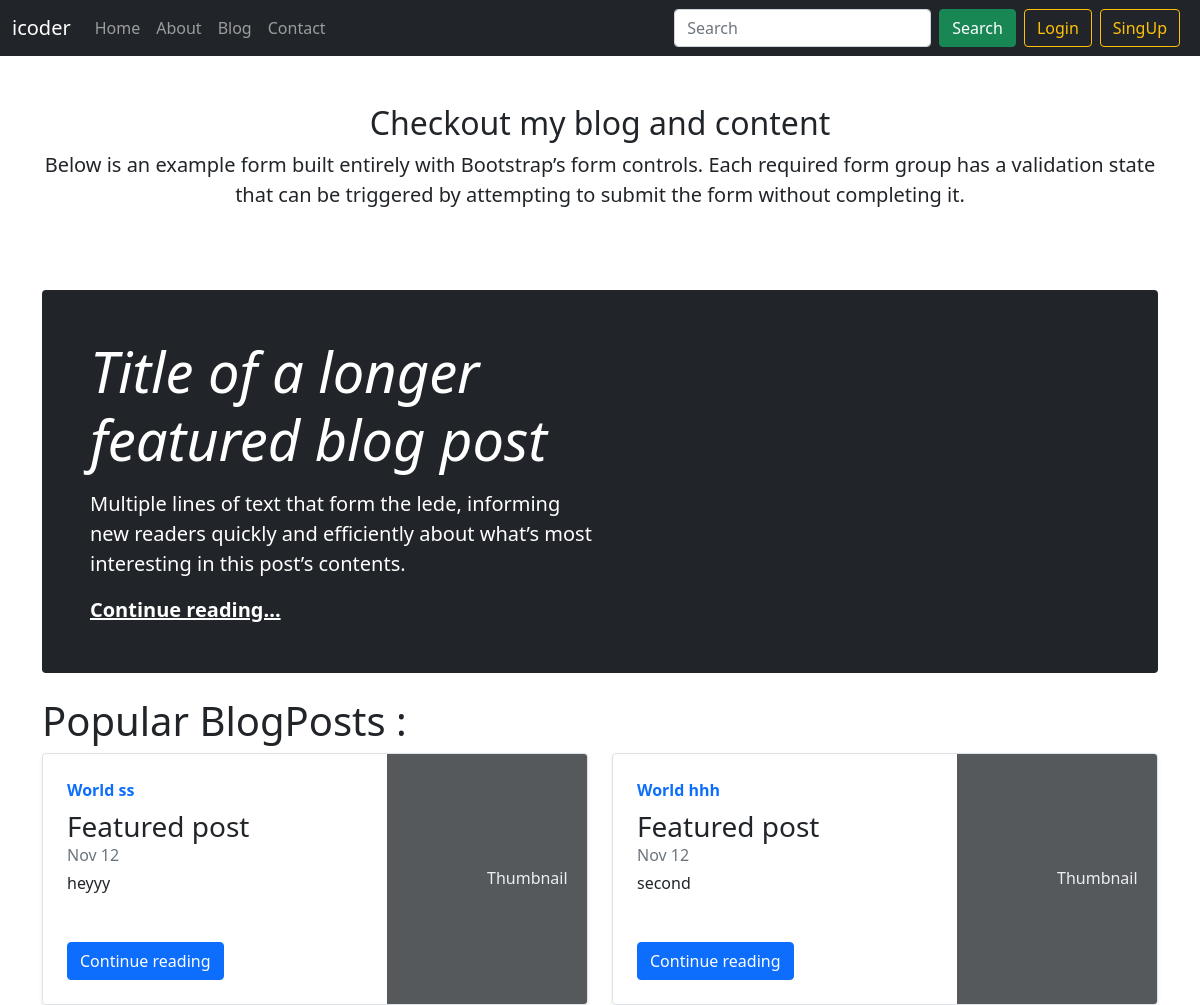
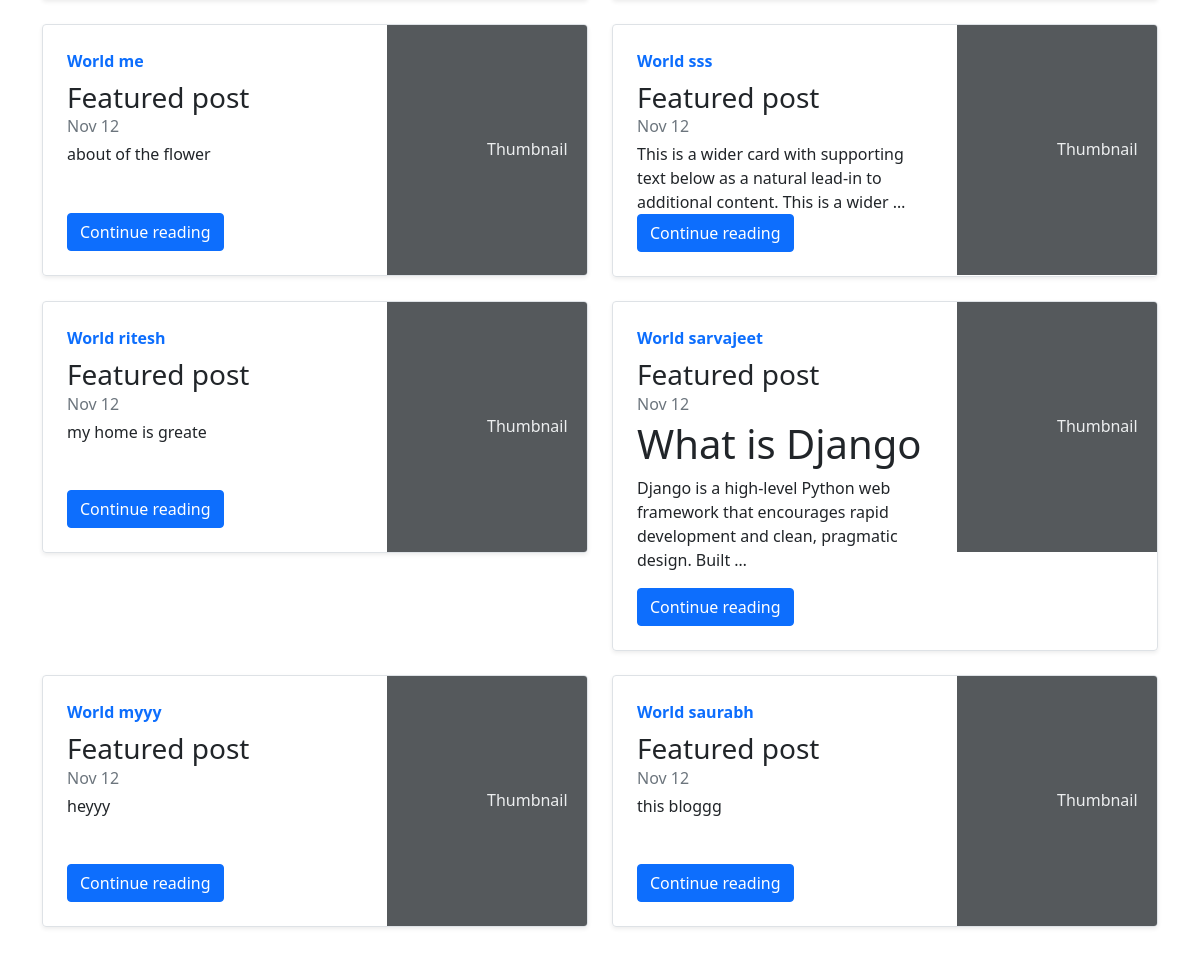
The page / on the database its author committed (2 pictures, top to bottom).
### blog/models.py (models this page shows, shortened)
class Post(models.Model):
    sno=models.AutoField(primary_key=True)
    title=models.CharField(max_length=20)
    content=models.TextField()
    author=models.CharField(max_length=50)
    slug=models.CharField(max_length=300)
    views = models.IntegerField(default=0)
    created=models.DateTimeField(blank=True)
    update=models.DateTimeField(auto_now=True)

### home/views.py (the view)
# urls.py: path('', views.home,name='home'),
def home(request):
    views =Post.objects.filter()
    context={
        'views' :views
    }
    return render(request, 'home/home.html',context)

### templates/home/home.html (shortened to what this page needs)
{% extends 'base.html' %}
{% block homeactive %}active{% endblock homeactive %}
{% block body %}
<div class="container">
    <div class="py-5 text-center">
        <h2>Checkout my blog and content</h2>
        <p class="lead">Below is an example form built entirely with Bootstrap’s form controls. Each required form group
            has a validation state that can be triggered by attempting to submit the form without completing it.</p>
    </div>
</div>
<div class="container my-3">
    <div class="p-4 p-md-5 mb-4 text-white rounded bg-dark">
        <div class="col-md-6 px-0">
            <h1 class="display-4 fst-italic">Title of a longer featured blog post</h1>
            <p class="lead my-3">Multiple lines of text that form the lede, informing new readers quickly and
                efficiently about what’s most interesting in this post’s contents.</p>
            <p class="lead mb-0"><a class="text-white fw-bold" href="/blog/{{post.slug}} ">Continue reading...</a></p>
        </div>
    </div>
    <h1> Popular BlogPosts : </h1>
    <div class="row mb-2">
        {% for post in views %}
        <div class="col-md-6">
            <div class="row g-0 border rounded overflow-hidden flex-md-row mb-4 shadow-sm h-md-250 position-relative">
                <div class="col p-4 d-flex flex-column position-static">
                    <strong class="d-inline-block mb-2 text-primary">World {{post.author}}</strong>
                    <h3 class="mb-0">Featured post</h3>
                    <div class="mb-1 text-muted">Nov 12</div>
                    <p class="card-text mb-auto">{{post.content|truncatewords:20 |safe}}</p>
                    <div>
                        <a href="/blog/{{post.slug}}" role="button" class="btn btn-primary">Continue reading</a>
                    </div>
                </div>
                <div class="col-auto d-none d-lg-block">
                    <svg class="bd-placeholder-img" width="200" height="250" xmlns="http://www.w3.org/2000/svg"
                        role="img" aria-label="Placeholder: Thumbnail" preserveAspectRatio="xMidYMid slice"
                        focusable="false">
                        <rect width="100%" height="100%" fill="#55595c"></rect><text x="50%" y="50%" fill="#eceeef"
                            dy=".3em">Thumbnail</text>
                    </svg>
                </div>
            </div>
        </div>
        {% endfor %}
    </div>
</div>
{% endblock body %}

### rows shown on the page
Post: author "ss", content "heyyy"
Post: author "hhh", content "second"
Post: author "me", content "about of the flower"
Post: author "sss", content "This is a wider card with supporting text below as a natural lead-in to additional content. This is a wider …"
Post: author "ritesh", content "my home is greate"
Post: author "sarvajeet", content "What is Django Django is a high-level Python web framework that encourages rapid development and clean, pragmatic design. Built …"
Post: author "myyy", content "heyyy"
Post: author "saurabh", content "this bloggg"
